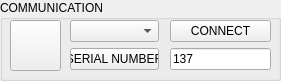
   <widget class="QGroupBox" name="groupBox_10">
    <property name="geometry">
     <rect>
      <x>10</x>
      <y>10</y>
      <width>281</width>
      <height>81</height>
     </rect>
    </property>
    <property name="title">
     <string>COMMUNICATION</string>
    </property>
    <widget class="QPushButton" name="ref">
     <property name="geometry">
      <rect>
       <x>10</x>
       <y>20</y>
       <width>51</width>
       <height>51</height>
      </rect>
     </property>
     <property name="text">
      <string/>
     </property>
    </widget>
    <widget class="QWidget" name="layoutWidget">
     <property name="geometry">
      <rect>
       <x>170</x>
       <y>20</y>
       <width>101</width>
       <height>51</height>
      </rect>
     </property>
     <layout class="QVBoxLayout" name="verticalLayout_18">
      <item>
       <widget class="QPushButton" name="connect">
        <property name="text">
         <string>CONNECT</string>
        </property>
       </widget>
      </item>
      <item>
       <widget class="QLineEdit" name="serial_number">
        <property name="text">
         <string>137</string>
        </property>
       </widget>
      </item>
     </layout>
    </widget>
    <widget class="QWidget" name="layoutWidget">
     <property name="geometry">
      <rect>
       <x>70</x>
       <y>20</y>
       <width>89</width>
       <height>51</height>
      </rect>
     </property>
     <layout class="QVBoxLayout" name="verticalLayout_17">
      <item>
       <widget class="QComboBox" name="com_port"/>
      </item>
      <item>
       <widget class="QPushButton" name="ref_2">
        <property name="text">
         <string>SERIAL NUMBER</string>
        </property>
       </widget>
      </item>
     </layout>
    </widget>
   </widget>
